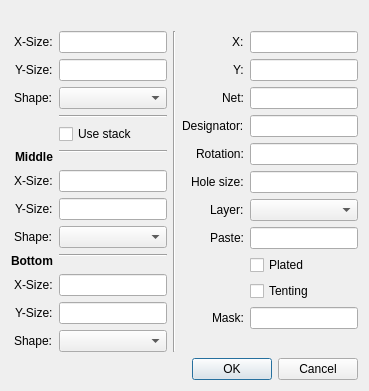
<?xml version="1.0" encoding="UTF-8"?>
<ui version="4.0">
 <class>dlg_pad</class>
 <widget class="QDialog" name="dlg_pad">
  <property name="geometry">
   <rect>
    <x>0</x>
    <y>0</y>
    <width>287</width>
    <height>476</height>
   </rect>
  </property>
  <property name="windowTitle">
   <string>Pad</string>
  </property>
  <property name="modal">
   <bool>true</bool>
  </property>
  <layout class="QVBoxLayout" name="verticalLayout">
   <property name="sizeConstraint">
    <enum>QLayout::SetFixedSize</enum>
   </property>
   <item>
    <widget class="QLabel" name="label_12">
     <property name="text">
      <string/>
     </property>
     <property name="pixmap">
      <pixmap resource="xeda.qrc">:/via/via.png</pixmap>
     </property>
     <property name="alignment">
      <set>Qt::AlignCenter</set>
     </property>
    </widget>
   </item>
   <item>
    <layout class="QHBoxLayout" name="horizontalLayout">
     <item>
      <layout class="QFormLayout" name="formLayout">
       <property name="fieldGrowthPolicy">
        <enum>QFormLayout::AllNonFixedFieldsGrow</enum>
       </property>
       <property name="labelAlignment">
        <set>Qt::AlignRight|Qt::AlignTrailing|Qt::AlignVCenter</set>
       </property>
       <item row="0" column="0">
        <widget class="QLabel" name="label">
         <property name="text">
          <string>X-Size:</string>
         </property>
        </widget>
       </item>
       <item row="0" column="1">
        <widget class="QLineEdit" name="lineEdit_2"/>
       </item>
       <item row="1" column="0">
        <widget class="QLabel" name="label_2">
         <property name="text">
          <string>Y-Size:</string>
         </property>
        </widget>
       </item>
       <item row="1" column="1">
        <widget class="QLineEdit" name="lineEdit"/>
       </item>
       <item row="2" column="0">
        <widget class="QLabel" name="label_3">
         <property name="text">
          <string>Shape:</string>
         </property>
        </widget>
       </item>
       <item row="2" column="1">
        <widget class="QComboBox" name="comboBox_3"/>
       </item>
       <item row="3" column="1">
        <widget class="Line" name="line_2">
         <property name="orientation">
          <enum>Qt::Horizontal</enum>
         </property>
        </widget>
       </item>
       <item row="4" column="1">
        <widget class="QCheckBox" name="checkBox_3">
         <property name="text">
          <string>Use stack</string>
         </property>
        </widget>
       </item>
       <item row="5" column="0">
        <widget class="QLabel" name="label_16">
         <property name="font">
          <font>
           <weight>75</weight>
           <bold>true</bold>
          </font>
         </property>
         <property name="text">
          <string>Middle</string>
         </property>
        </widget>
       </item>
       <item row="5" column="1">
        <widget class="Line" name="line_4">
         <property name="orientation">
          <enum>Qt::Horizontal</enum>
         </property>
        </widget>
       </item>
       <item row="6" column="0">
        <widget class="QLabel" name="label_4">
         <property name="text">
          <string>X-Size:</string>
         </property>
        </widget>
       </item>
       <item row="6" column="1">
        <widget class="QLineEdit" name="lineEdit_4"/>
       </item>
       <item row="7" column="0">
        <widget class="QLabel" name="label_5">
         <property name="text">
          <string>Y-Size:</string>
         </property>
        </widget>
       </item>
       <item row="7" column="1">
        <widget class="QLineEdit" name="lineEdit_5"/>
       </item>
       <item row="8" column="0">
        <widget class="QLabel" name="label_7">
         <property name="text">
          <string>Shape:</string>
         </property>
        </widget>
       </item>
       <item row="8" column="1">
        <widget class="QComboBox" name="comboBox_2"/>
       </item>
       <item row="9" column="1">
        <widget class="Line" name="line">
         <property name="orientation">
          <enum>Qt::Horizontal</enum>
         </property>
        </widget>
       </item>
       <item row="10" column="0">
        <widget class="QLabel" name="label_8">
         <property name="text">
          <string>X-Size:</string>
         </property>
        </widget>
       </item>
       <item row="10" column="1">
        <widget class="QLineEdit" name="lineEdit_7"/>
       </item>
       <item row="11" column="0">
        <widget class="QLabel" name="label_6">
         <property name="text">
          <string>Y-Size:</string>
         </property>
        </widget>
       </item>
       <item row="11" column="1">
        <widget class="QLineEdit" name="lineEdit_8"/>
       </item>
       <item row="12" column="0">
        <widget class="QLabel" name="label_9">
         <property name="text">
          <string>Shape:</string>
         </property>
        </widget>
       </item>
       <item row="12" column="1">
        <widget class="QComboBox" name="comboBox"/>
       </item>
       <item row="9" column="0">
        <widget class="QLabel" name="label_17">
         <property name="font">
          <font>
           <weight>75</weight>
           <bold>true</bold>
          </font>
         </property>
         <property name="text">
          <string>Bottom</string>
         </property>
        </widget>
       </item>
      </layout>
     </item>
     <item>
      <widget class="Line" name="line_3">
       <property name="orientation">
        <enum>Qt::Vertical</enum>
       </property>
      </widget>
     </item>
     <item>
      <layout class="QFormLayout" name="formLayout_2">
       <property name="labelAlignment">
        <set>Qt::AlignRight|Qt::AlignTrailing|Qt::AlignVCenter</set>
       </property>
       <item row="0" column="0">
        <widget class="QLabel" name="label_10">
         <property name="text">
          <string>X:</string>
         </property>
        </widget>
       </item>
       <item row="1" column="0">
        <widget class="QLabel" name="label_11">
         <property name="text">
          <string>Y:</string>
         </property>
        </widget>
       </item>
       <item row="1" column="1">
        <widget class="QLineEdit" name="lineEdit_10"/>
       </item>
       <item row="0" column="1">
        <widget class="QLineEdit" name="lineEdit_11"/>
       </item>
       <item row="2" column="0">
        <widget class="QLabel" name="label_13">
         <property name="text">
          <string>Net:</string>
         </property>
        </widget>
       </item>
       <item row="6" column="0">
        <widget class="QLabel" name="label_14">
         <property name="text">
          <string>Layer:</string>
         </property>
        </widget>
       </item>
       <item row="7" column="0">
        <widget class="QLabel" name="label_15">
         <property name="text">
          <string>Paste:</string>
         </property>
        </widget>
       </item>
       <item row="8" column="1">
        <widget class="QCheckBox" name="checkBox">
         <property name="text">
          <string>Plated</string>
         </property>
        </widget>
       </item>
       <item row="7" column="1">
        <widget class="QLineEdit" name="lineEdit_12"/>
       </item>
       <item row="2" column="1">
        <widget class="QLineEdit" name="lineEdit_14"/>
       </item>
       <item row="9" column="1">
        <widget class="QCheckBox" name="checkBox_2">
         <property name="text">
          <string>Tenting</string>
         </property>
        </widget>
       </item>
       <item row="3" column="1">
        <widget class="QLineEdit" name="lineEdit_3"/>
       </item>
       <item row="4" column="1">
        <widget class="QLineEdit" name="lineEdit_6"/>
       </item>
       <item row="5" column="1">
        <widget class="QLineEdit" name="lineEdit_9"/>
       </item>
       <item row="3" column="0">
        <widget class="QLabel" name="label_18">
         <property name="text">
          <string>Designator:</string>
         </property>
        </widget>
       </item>
       <item row="4" column="0">
        <widget class="QLabel" name="label_19">
         <property name="text">
          <string>Rotation:</string>
         </property>
        </widget>
       </item>
       <item row="5" column="0">
        <widget class="QLabel" name="label_20">
         <property name="text">
          <string>Hole size:</string>
         </property>
        </widget>
       </item>
       <item row="6" column="1">
        <widget class="QComboBox" name="comboBox_4"/>
       </item>
       <item row="10" column="1">
        <widget class="QLineEdit" name="lineEdit_13"/>
       </item>
       <item row="10" column="0">
        <widget class="QLabel" name="label_21">
         <property name="text">
          <string>Mask:</string>
         </property>
        </widget>
       </item>
      </layout>
     </item>
    </layout>
   </item>
   <item>
    <widget class="QDialogButtonBox" name="buttonBox">
     <property name="standardButtons">
      <set>QDialogButtonBox::Cancel|QDialogButtonBox::Ok</set>
     </property>
    </widget>
   </item>
  </layout>
 </widget>
 <tabstops>
  <tabstop>buttonBox</tabstop>
  <tabstop>lineEdit_2</tabstop>
  <tabstop>lineEdit</tabstop>
  <tabstop>comboBox_3</tabstop>
  <tabstop>checkBox_3</tabstop>
  <tabstop>lineEdit_4</tabstop>
  <tabstop>lineEdit_5</tabstop>
  <tabstop>comboBox_2</tabstop>
  <tabstop>lineEdit_7</tabstop>
  <tabstop>lineEdit_8</tabstop>
  <tabstop>comboBox</tabstop>
  <tabstop>lineEdit_11</tabstop>
  <tabstop>lineEdit_10</tabstop>
  <tabstop>lineEdit_14</tabstop>
  <tabstop>lineEdit_3</tabstop>
  <tabstop>lineEdit_6</tabstop>
  <tabstop>lineEdit_9</tabstop>
  <tabstop>comboBox_4</tabstop>
  <tabstop>lineEdit_12</tabstop>
  <tabstop>checkBox</tabstop>
  <tabstop>checkBox_2</tabstop>
  <tabstop>lineEdit_13</tabstop>
 </tabstops>
 <resources>
  <include location="xeda.qrc"/>
 </resources>
 <connections/>
</ui>
